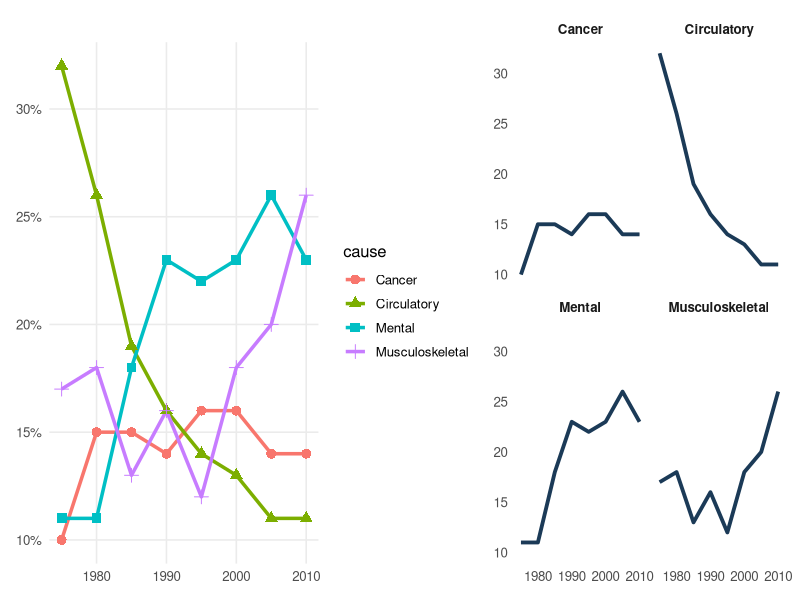
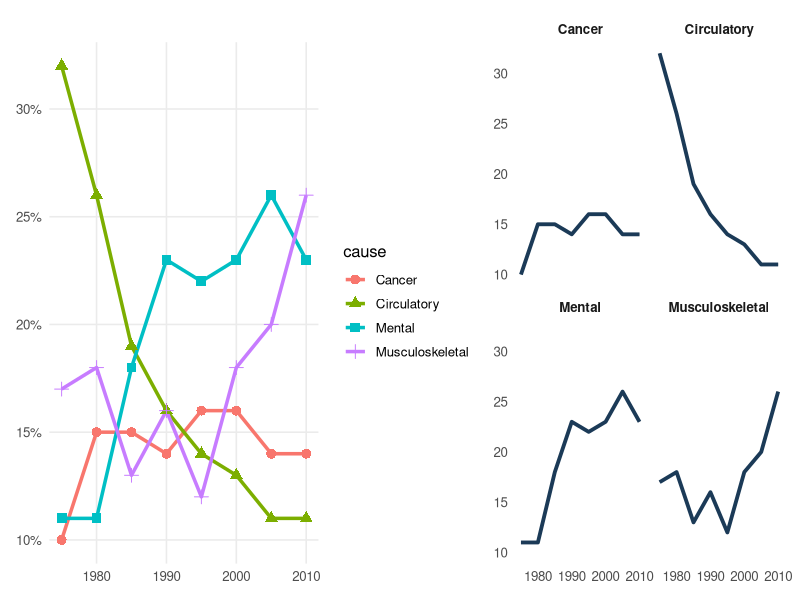

These figures' R source, in order:
library(ggplot2)
library(dplyr)
library(tidyr)
library(patchwork)

# Data (approximated from your figure)
df <- tibble(
  year = rep(c(1975, 1980, 1985, 1990, 1995, 2000, 2005, 2010), 4),
  cause = rep(c("Mental", "Cancer", "Circulatory", "Musculoskeletal"), each = 8),
  value = c(
    # Mental
    11, 11, 18, 23, 22, 23, 26, 23,
    # Cancer
    10, 15, 15, 14, 16, 16, 14, 14,
    # Circulatory
    32, 26, 19, 16, 14, 13, 11, 11,
    # Musculoskeletal
    17, 18, 13, 16, 12, 18, 20, 26
  )
)

p1 <- ggplot(df, aes(year, value, color = cause, shape = cause)) +
  geom_line(size = 1.2) +
  geom_point(size = 3) +
  scale_y_continuous(labels = function(x) paste0(x, "%")) +
  theme_minimal(base_size = 12) +
  theme(
    legend.position = "right",
    panel.grid.minor = element_blank()
  ) +
  labs(x = NULL, y = NULL)

p2 <- ggplot(df, aes(year, value, group = cause)) +
  
  # background lines (all causes in grey)
  geom_line(color = "grey70", size = 0.8) +
  
  # highlight current facet
  geom_line(
    data = df,
    aes(color = cause),
    size = 1.3
  ) +
  
  facet_wrap(~cause, ncol = 2) +
  
  scale_color_manual(values = c(
    "Mental" = "#1b3a57",
    "Cancer" = "#1b3a57",
    "Circulatory" = "#1b3a57",
    "Musculoskeletal" = "#1b3a57"
  )) +
  
  theme_minimal(base_size = 12) +
  theme(
    legend.position = "none",
    panel.grid = element_blank(),
    strip.text = element_text(face = "bold"),
    axis.title = element_blank()
  )


p1 + p2
labs(title = "Initial DI Worker Awards by Major Cause of Disability")

ggsave("figure.png", p1 + p2, width = 14, height = 5, dpi = 300)
